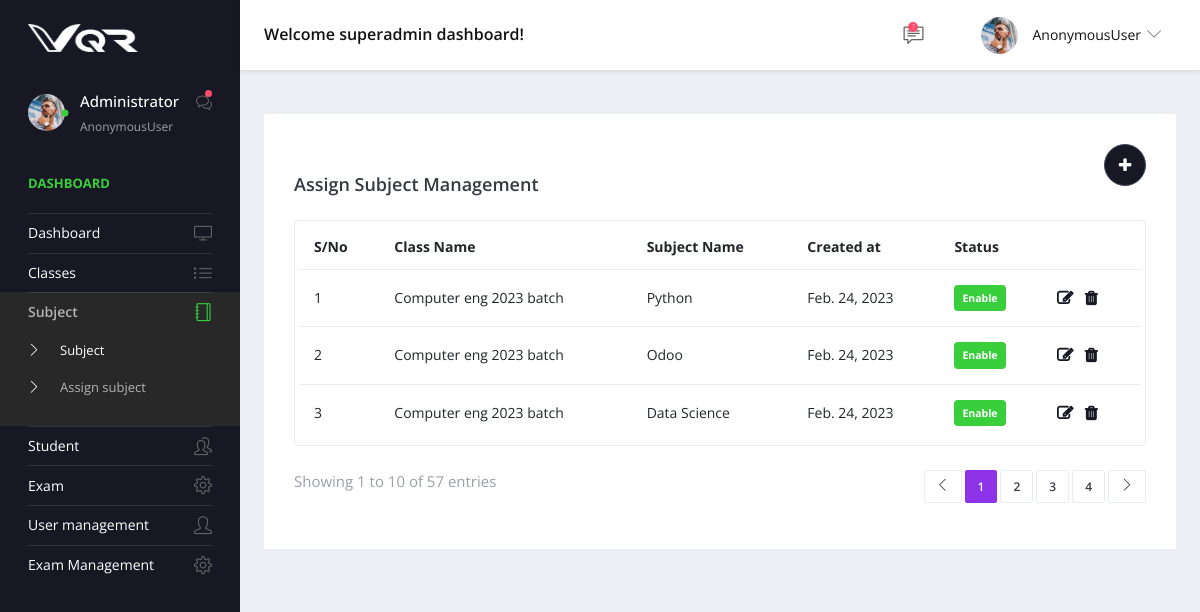
Page /assign_subject on the earlier database version.
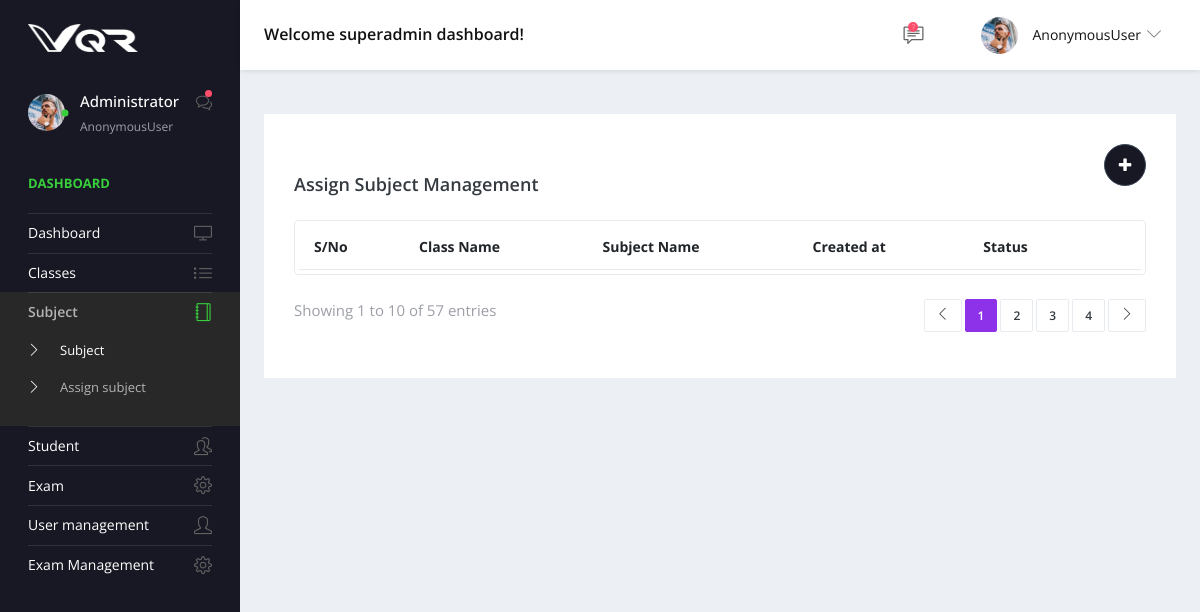
Same page on the later database version.
### app/models.py (models this page shows)
class common_table(models.Model):
    created_by = models.ForeignKey(User, related_name="%(app_label)s_%(class)s_ownership",on_delete=models.CASCADE,null=True)
    created_dt = models.DateField(auto_now=True)
    updated_by =  models.ForeignKey(User, related_name="%(app_label)s_%(class)s_ownership1",on_delete=models.CASCADE,null=True)
    updated_dt = models.DateField(null=True)
    created_tm = models.TimeField(auto_now=True)
    updated_tm = models.TimeField(null=True)
    status = models.CharField(max_length=10, null=True)
    class Meta:
        abstract = True

class Class_Mapping_subject(common_table):
    class_id = models.ForeignKey(Class_master,related_name='Class_Mapping_subject_class_id',on_delete=models.CASCADE,null=True)
    SUBJECT_id = models.ForeignKey(Subject_master,related_name='Class_Mapping_subject_subject_id',on_delete=models.CASCADE,null=True)

class Class_master(common_table):
    name  = models.CharField(max_length=25,null=True)

class Subject_master(common_table):
    name = models.CharField(max_length=25,null=True)

### app/views.py (the view)
# urls.py: path('assign_subject',views.assign_subject,name='assign_subject'),
def assign_subject(request):
    data = Class_Mapping_subject.objects.all()
    context = {
        'data':data
    }
    return render(request,'assign_subject.html',context)

### app/templates/assign_subject.html (shortened to what this page needs)
{% extends 'base.html' %}
{% block content %}
<div class="content-wrapper">
    <div class="row">
      <div class="col-md-12 grid-margin stretch-card">
        <div class="card">
          <div class="card-body">
            <a href="{% url 'create_assign_subject' %}">
            <button style=" float: right;background: #181824;" type="button" class="btn btn-dark btn-rounded btn-icon">
                <i class="fa fa-plus m-1"></i>
              </button>
          </a>
            <br>
            <div class="d-sm-flex align-items-center mb-4">
              <h4 class="card-title mb-sm-0 mt-2">Assign Subject Management</h4>
            </div>
            <div class="table-responsive border rounded p-1">
              <table class="table">
                <thead>
                  <tr>
                    <th class="font-weight-bold"> S/No</th>
                    <th class="font-weight-bold">Class Name</th>
                    <th class="font-weight-bold">Subject Name</th>
                    <th class="font-weight-bold">Created at</th>
                    <th class="font-weight-bold">Status</th>
                    <th>
                    </th>
                  </tr>
                </thead>
                <tbody>
                  {% for i in data   %}
                  <tr>
                    <td>{{forloop.counter}}</td>
                    <td>
                    {{i.class_id.name}}
                    </td>
                    <td>
                      {{i.SUBJECT_id.name}}
                      </td>
                    <td>{{i.created_dt}}</td>
                    <td>
                      <div class="badge badge-success p-2">Enable</div>
                    </td>
                    <td>
                        <a href=""> <i style="color: #181824;
                            font-weight: bold;
                            font-size: 16px;" class="fa fa-edit"></i></a>
                        <a href="" class="m-2"> <i style="color: #181824;
                            font-weight: bold;
                            font-size: 16px;" class="fa fa-trash"></i></a>
                    </td>
                  </tr>
                  {% endfor %}
                </tbody>
              </table>
            </div>
            <div class="d-flex mt-4 flex-wrap">
              <p class="text-muted">Showing 1 to 10 of 57 entries</p>
              <nav class="ml-auto">
                <ul class="pagination separated pagination-info">
                  <li class="page-item"><a href="#" class="page-link"><i class="icon-arrow-left"></i></a></li>
                  <li class="page-item active"><a href="#" class="page-link">1</a></li>
                  <li class="page-item"><a href="#" class="page-link">2</a></li>
                  <li class="page-item"><a href="#" class="page-link">3</a></li>
                  <li class="page-item"><a href="#" class="page-link">4</a></li>
                  <li class="page-item"><a href="#" class="page-link"><i class="icon-arrow-right"></i></a></li>
                </ul>
              </nav>
            </div>
          </div>
        </div>
      </div>
    </div>
  </div>
{% endblock %}

Differences in the rows shown:
removed Class_Mapping_subject: class_id.name "Computer eng 2023 batch", SUBJECT_id.name "Python", created_dt "Feb. 24, 2023"
removed Class_Mapping_subject: class_id.name "Computer eng 2023 batch", SUBJECT_id.name "Odoo", created_dt "Feb. 24, 2023"
removed Class_Mapping_subject: class_id.name "Computer eng 2023 batch", SUBJECT_id.name "Data Science", created_dt "Feb. 24, 2023"
